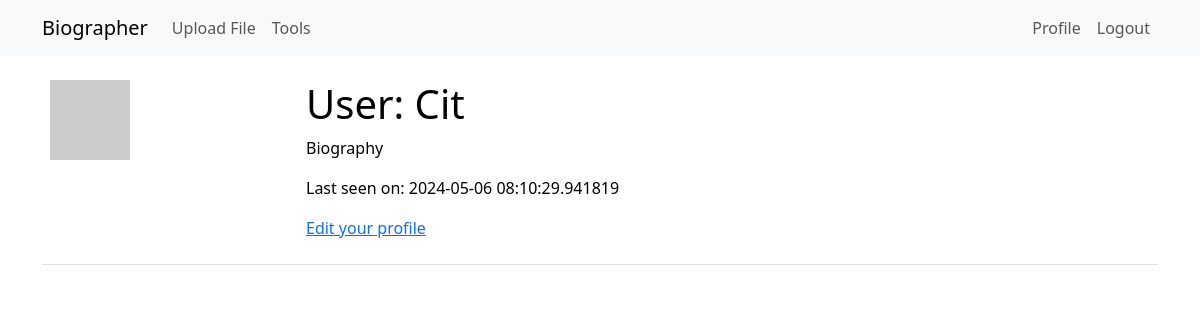
The app's page /user/Cit (signed in) with its own data.
### app/models.py (models this page shows, shortened)
class User(UserMixin, db.Model):
    id: so.Mapped[int] = so.mapped_column(primary_key=True)
    username: so.Mapped[str] = so.mapped_column(sa.String(64), index=True,
                                                unique=True)
    email: so.Mapped[str] = so.mapped_column(sa.String(120), index=True,
                                             unique=True)
    password_hash: so.Mapped[Optional[str]] = so.mapped_column(sa.String(256))
    def avatar(self, size):
        digest = md5(self.email.lower().encode('utf-8')).hexdigest()
        return f'https://www.gravatar.com/avatar/{digest}?d=identicon&s={size}'
    about_me: so.Mapped[Optional[str]] = so.mapped_column(sa.String(140))
    last_seen: so.Mapped[Optional[datetime]] = so.mapped_column(
        default=lambda: datetime.now(timezone.utc))

### app/main/routes.py (the view)
@bp.route('/user/<username>')
@login_required
def user(username):
    user = db.first_or_404(sa.select(User).where(User.username == username))
    return render_template('user.html', user=user)

### app/main/routes.py (called while the page is built)
@bp.before_request
def before_request():
    if current_user.is_authenticated:
        current_user.last_seen = datetime.now(timezone.utc)
        db.session.commit()

### app/models.py (called while the page is built)
@login.user_loader
def load_user(id):
    return db.session.get(User, int(id))

### app/templates/user.html
{% extends "base.html" %}
{% block content %}
    <table class="table table-hover">
        <tr>
            <td width="256px"><img src="{{ user.avatar(128) }}"></td>
            <td>
                <h1>User: {{ user.username }}</h1>
                {% if user.about_me %}<p>{{ user.about_me }}</p>{% endif %}
                {% if user.last_seen %}<p>Last seen on: {{ user.last_seen }}</p>{% endif %}
                <p><a href="{{ url_for('main.edit_profile') }}">Edit your profile</a></p>
            </td>
        </tr>
    </table>
{% endblock %}

### records on screen
User: username "Cit", about_me "Biography", last_seen "2024-05-06 08:10:29.941819"
